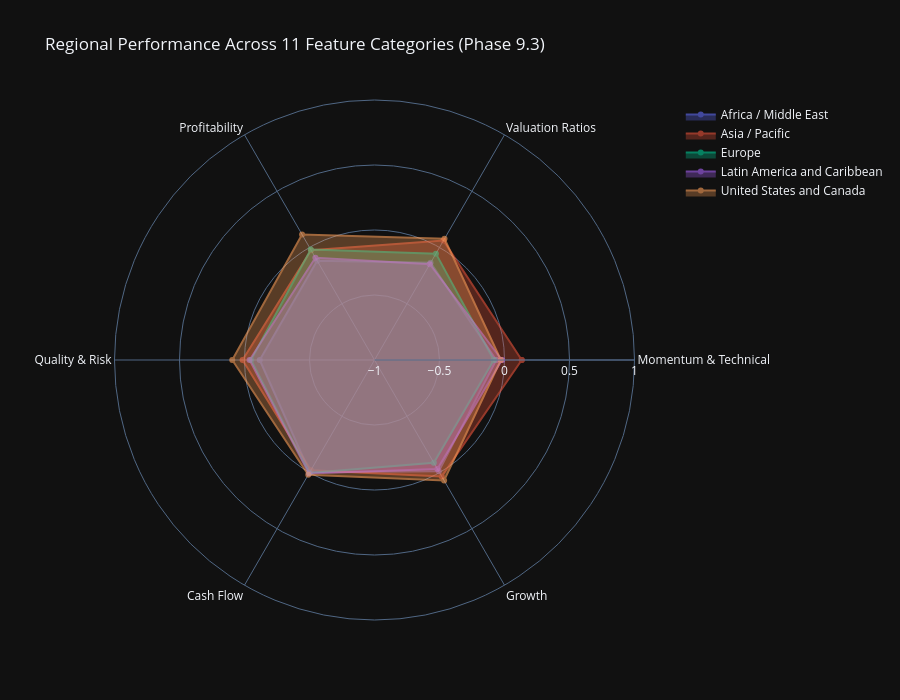

Here is the notebook cell this chart was saved with:
### Code cell
# Visualization 2: Regional Performance Radar Charts
print("\n📊 Regional Performance Radar Charts:")

# Compute category scores by region
category_region_scores = {}

for category_name, category_metrics in category_mapping.items():
    available_in_category = [m for m in category_metrics if m in all_stocks_preprocessed.columns]

    if len(available_in_category) == 0:
        continue

    # Compute z-scores for available metrics and average by region
    category_data = all_stocks_preprocessed[available_in_category + ['region']].copy()

    # Convert to numeric and compute z-scores
    for col in available_in_category:
        category_data[col] = pd.to_numeric(category_data[col], errors='coerce')

    # Compute z-scores (handle NaNs)
    z_scored_data = category_data[available_in_category].apply(lambda x: zscore(x, nan_policy='omit'))
    category_data['category_score'] = z_scored_data.mean(axis=1)

    # Aggregate by region
    region_scores = category_data.groupby('region')['category_score'].mean()
    category_region_scores[category_name] = region_scores

if category_region_scores:
    # Create radar chart for each region
    radar_df = pd.DataFrame(category_region_scores)

    # Create subplot radar charts
    from plotly.subplots import make_subplots
    import plotly.graph_objects as go

    regions = radar_df.index.tolist()
    categories = radar_df.columns.tolist()

    # Create single figure with all regions
    fig_radar = go.Figure()

    for region in regions:
        values = radar_df.loc[region].tolist()
        values.append(values[0])  # Close the radar chart

        fig_radar.add_trace(go.Scatterpolar(
            r=values,
            theta=categories + [categories[0]],
            fill='toself',
            name=region,
            opacity=0.6
        ))

    fig_radar.update_layout(
        polar=dict(
            radialaxis=dict(
                visible=True,
                range=[-1, 1]
            )
        ),
        showlegend=True,
        title="Regional Performance Across 11 Feature Categories (Phase 9.3)",
        height=700
    )

    fig_radar.show()
    output_path = eda_output_dir / "phase93_regional_radar_charts.html"
    fig_radar.write_html(output_path)

    print(f"\n✓ Regional radar charts complete")
    print(f"  Regions visualized: {len(regions)}")
    print(f"  Categories analyzed: {len(categories)}")
    print(f"  Output: {output_path}")

    # Display top category per region
    print(f"\n  🌍 Strongest Category by Region:")
    for region in regions[:5]:
        top_category = radar_df.loc[region].idxmax()
        top_score = radar_df.loc[region].max()
        print(f"    {region}: {top_category} (z-score: {top_score:.2f})")
else:
    print("  ⚠️ No regional category data available")

### Figure 1 — Plotly figure (JSON) as saved in the notebook; plotly's stock layout.template omitted (floating-point values rounded to 4 significant figures)
{"data": [{"fill": "toself", "name": "Africa / Middle East", "opacity": 0.6, "r": [-0.06392, -0.1372, -0.1179, -0.1172, -0.003658, -0.01091, -0.06392], "theta": ["Momentum & Technical", "Valuation Ratios", "Profitability", "Quality & Risk", "Cash Flow", "Growth", "Momentum & Technical"], "type": "scatterpolar"}, {"fill": "toself", "name": "Asia / Pacific", "opacity": 0.6, "r": [0.1325, 0.06044, -0.02501, 0.01487, -0.02077, 0.03428, 0.1325], "theta": ["Momentum & Technical", "Valuation Ratios", "Profitability", "Quality & Risk", "Cash Flow", "Growth", "Momentum & Technical"], "type": "scatterpolar"}, {"fill": "toself", "name": "Europe", "opacity": 0.6, "r": [-0.08224, -0.05517, -0.01925, -0.0503, 0.003852, -0.08724, -0.08224], "theta": ["Momentum & Technical", "Valuation Ratios", "Profitability", "Quality & Risk", "Cash Flow", "Growth", "Momentum & Technical"], "type": "scatterpolar"}, {"fill": "toself", "name": "Latin America and Caribbean", "opacity": 0.6, "r": [-0.02025, -0.1495, -0.091, -0.03914, 0.008637, -0.03179, -0.02025], "theta": ["Momentum & Technical", "Valuation Ratios", "Profitability", "Quality & Risk", "Cash Flow", "Growth", "Momentum & Technical"], "type": "scatterpolar"}, {"fill": "toself", "name": "United States and Canada", "opacity": 0.6, "r": [-0.0281, 0.07725, 0.1146, 0.09409, 0.01901, 0.07073, -0.0281], "theta": ["Momentum & Technical", "Valuation Ratios", "Profitability", "Quality & Risk", "Cash Flow", "Growth", "Momentum & Technical"], "type": "scatterpolar"}], "layout": {"polar": {"radialaxis": {"visible": true, "range": [-1, 1]}}, "showlegend": true, "title": {"text": "Regional Performance Across 11 Feature Categories (Phase 9.3)"}, "height": 700}}
